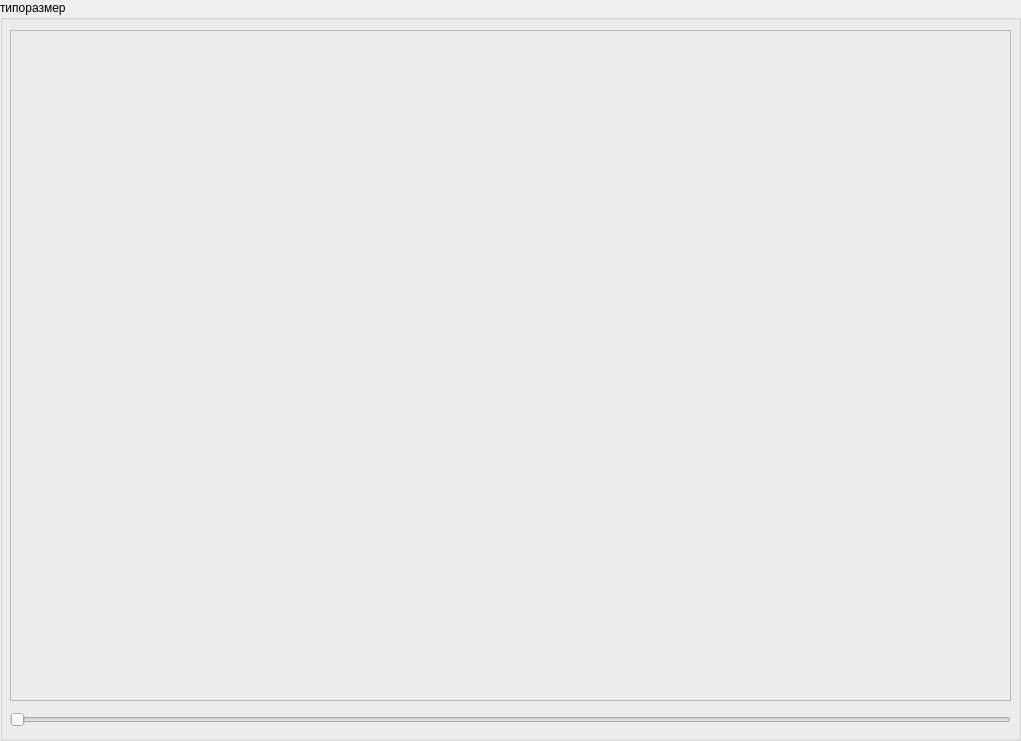
     <widget class="QGroupBox" name="groupTestFrame">
      <property name="geometry">
       <rect>
        <x>10</x>
        <y>10</y>
        <width>1021</width>
        <height>741</height>
       </rect>
      </property>
      <property name="title">
       <string>типоразмер</string>
      </property>
      <widget class="QSlider" name="sliderFlow">
       <property name="geometry">
        <rect>
         <x>10</x>
         <y>710</y>
         <width>1001</width>
         <height>20</height>
        </rect>
       </property>
       <property name="maximum">
        <number>65535</number>
       </property>
       <property name="orientation">
        <enum>Qt::Horizontal</enum>
       </property>
      </widget>
      <widget class="QFrame" name="frameGraphTest">
       <property name="geometry">
        <rect>
         <x>10</x>
         <y>30</y>
         <width>1001</width>
         <height>671</height>
        </rect>
       </property>
       <property name="frameShape">
        <enum>QFrame::StyledPanel</enum>
       </property>
       <property name="frameShadow">
        <enum>QFrame::Raised</enum>
       </property>
       <widget class="QWidget" name="gridLayoutWidget_4">
        <property name="geometry">
         <rect>
          <x>-1</x>
          <y>-1</y>
          <width>1001</width>
          <height>671</height>
         </rect>
        </property>
        <layout class="QGridLayout" name="gridGraphTest">
         <property name="sizeConstraint">
          <enum>QLayout::SetMaximumSize</enum>
         </property>
         <property name="leftMargin">
          <number>1</number>
         </property>
         <property name="topMargin">
          <number>1</number>
         </property>
         <property name="rightMargin">
          <number>1</number>
         </property>
         <property name="bottomMargin">
          <number>1</number>
         </property>
         <property name="spacing">
          <number>0</number>
         </property>
        </layout>
       </widget>
      </widget>
     </widget>
